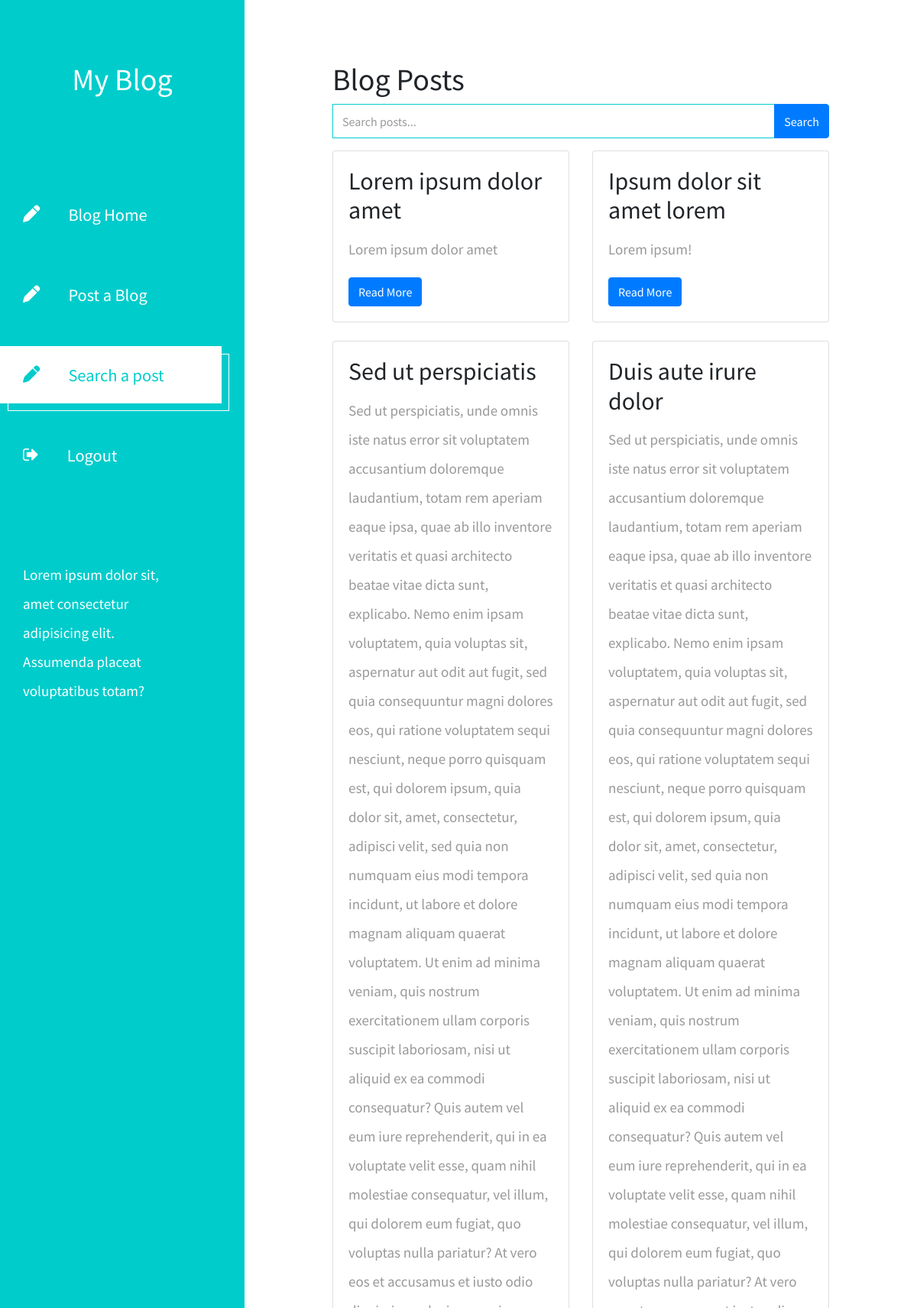
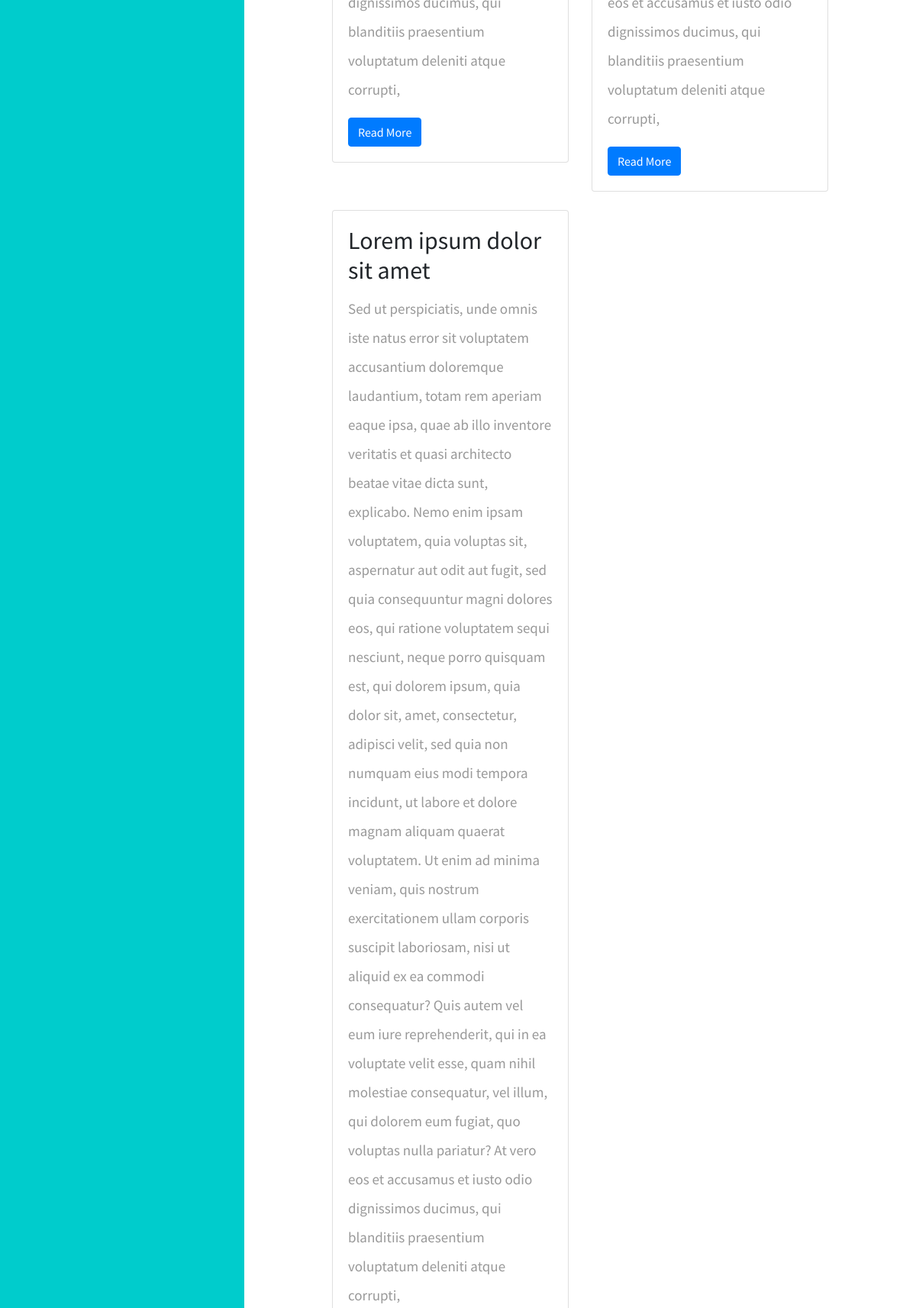
Page /postlist/ (signed in, upper part) on the committed database (2 pictures, top to bottom).
### blog/models.py (models this page shows, shortened)
class Post(models.Model):
    class Meta:
        verbose_name_plural = 'Posts'
        verbose_name = 'Post'
        ordering = ['-created_at']
    title = models.CharField(max_length=200)
    author= models.ForeignKey(User, on_delete=models.CASCADE, null=True, blank=True)
    category = models.CharField(max_length=200, blank=True, null=True)
    body = models.TextField(max_length=1000, blank=True, null=True)
    created_at = models.DateTimeField(auto_now_add=True)
    updated_at = models.DateTimeField(auto_now=True)
    image = models.ImageField(blank=True, null=True, upload_to="images")
    slug = models.SlugField(null=True, blank=True)
    is_active = models.BooleanField(default=True)

### blog/views.py (the view)
# urls.py: path('postlist/', views.PostList.as_view(template_name="post_list.html"), name='post-list'),
class PostList(LoginRequiredMixin, generic.ListView):
    template_name = "post_list.html"
    context_object_name = "posts"
    paginate_by = 10
    def get_queryset(self):
        query = self.request.GET.get('q')
        posts = Post.objects.all()
        if query:
            posts = posts.filter(title__icontains=query)
        return posts

### blog/templates/post_list.html (shortened to what this page needs)
{% extends 'base.html' %}
{% block page_content %}
    <h1>Blog Posts</h1>
    <form method="GET" action="{% url 'blog:post-list' %}">
        <div class="input-group mb-3">
            <input type="text" class="form-control" name="q" placeholder="Search posts..." value="{{ query }}">
            <div class="input-group-append">
                <button class="btn btn-primary" type="submit">Search</button>
            </div>
        </div>
    </form>
    <div class="row">
        {% for post in posts %}
            <div class="col-md-6">
                <div class="card mb-4">
                    <div class="card-body">
                        <h2 class="card-title">{{ post.title }}</h2>
                        <p class="card-text">{{ post.body }}</p>
                        <a href="{% url 'blog:post' post.slug %}" class="btn btn-primary">Read More</a>
                    </div>
                </div>
            </div>
        {% empty %}
            <p>No posts found.</p>
        {% endfor %}
    </div>
{% endblock %}

### static/css/templatemo-xtra-blog.css (style rules this page uses)
html { overflow-x: hidden; }
p, span { color: #999; }
.form-control::placeholder { color: #999; }
.form-control { height: 45px; border-color: #0CC; border-radius: 0; }

### rows in the picture
Post: title "Lorem ipsum dolor amet", body "Lorem ipsum dolor amet"
Post: title "Ipsum dolor sit amet lorem", body "Lorem ipsum!"
Post: title "Sed ut perspiciatis", body "Sed ut perspiciatis, unde omnis iste natus error sit voluptatem accusantium doloremque laudantium, totam rem aperiam eaque ipsa, quae ab illo inventore veritatis et quasi architecto beatae vitae dicta sunt, explicabo. Nemo enim ipsam voluptatem, quia voluptas sit, aspernatur aut odit aut fugit, sed quia consequuntur magni dolores eos, qui ratione voluptatem sequi nesciunt, neque porro quisquam est, qui dolorem ipsum, quia dolor sit, amet, consectetur, adipisci velit, sed quia non numquam eius modi tempora incidunt, ut labore et dolore magnam aliquam quaerat voluptatem. Ut enim ad minima veniam, quis nostrum exercitationem ullam corporis suscipit laboriosam, nisi ut aliquid ex ea commodi…"
Post: title "Duis aute irure dolor", body "Sed ut perspiciatis, unde omnis iste natus error sit voluptatem accusantium doloremque laudantium, totam rem aperiam eaque ipsa, quae ab illo inventore veritatis et quasi architecto beatae vitae dicta sunt, explicabo. Nemo enim ipsam voluptatem, quia voluptas sit, aspernatur aut odit aut fugit, sed quia consequuntur magni dolores eos, qui ratione voluptatem sequi nesciunt, neque porro quisquam est, qui dolorem ipsum, quia dolor sit, amet, consectetur, adipisci velit, sed quia non numquam eius modi tempora incidunt, ut labore et dolore magnam aliquam quaerat voluptatem. Ut enim ad minima veniam, quis nostrum exercitationem ullam corporis suscipit laboriosam, nisi ut aliquid ex ea commodi…"
Post: title "Lorem ipsum dolor sit amet", body "Sed ut perspiciatis, unde omnis iste natus error sit voluptatem accusantium doloremque laudantium, totam rem aperiam eaque ipsa, quae ab illo inventore veritatis et quasi architecto beatae vitae dicta sunt, explicabo. Nemo enim ipsam voluptatem, quia voluptas sit, aspernatur aut odit aut fugit, sed quia consequuntur magni dolores eos, qui ratione voluptatem sequi nesciunt, neque porro quisquam est, qui dolorem ipsum, quia dolor sit, amet, consectetur, adipisci velit, sed quia non numquam eius modi tempora incidunt, ut labore et dolore magnam aliquam quaerat voluptatem. Ut enim ad minima veniam, quis nostrum exercitationem ullam corporis suscipit laboriosam, nisi ut aliquid ex ea commodi…"
